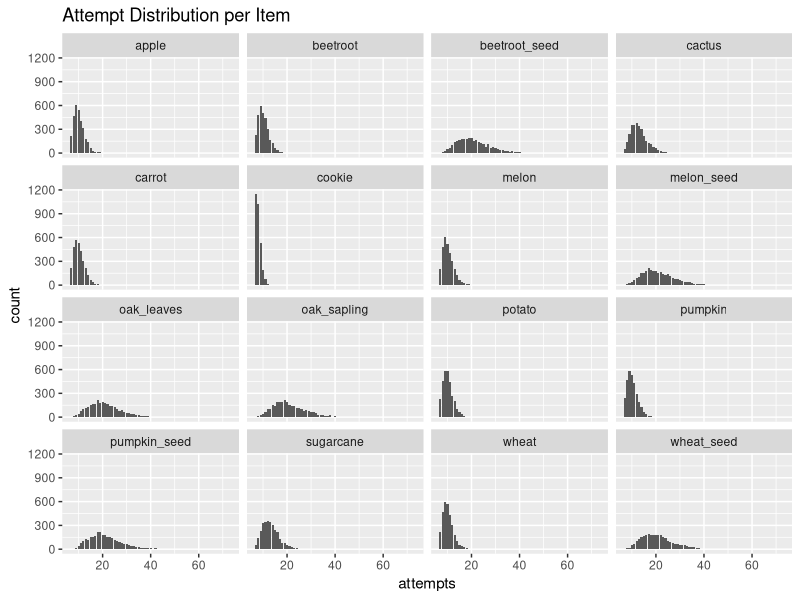

Source code (R): (Note: this script raises an error after producing the figure.)
library(tidyverse)
library(ggplot2)
library(dplyr)

dataframe <- read.csv("cleaned.csv")

ggplot(dataframe) +
  geom_bar(mapping = aes(x = attempts)) +
  facet_wrap(~item) +
  labs(title = "Attempt Distribution per Item")

mean_per_item_df <- dataframe %>%
  group_by(item) %>%
  summarize(mean = mean(attempts)) +

ggplot(mean_per_item_df, aes(x=item, y=mean, fill = item)) + 
  geom_bar(stat = "identity") +
  labs(title = "Mean Attempts per Item")